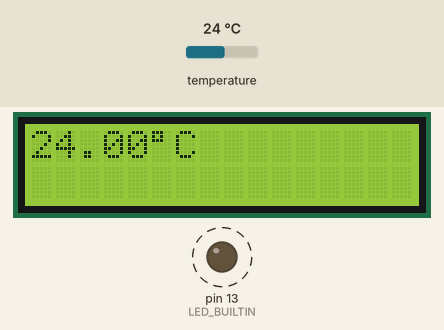
Bench run of a program on a simulated Arduino Uno, built with avr-gcc and run on an emulated ATmega328P. Parts: 16×2 character LCD, output pins drawn as LEDs (lit = HIGH). Dashed ring = blinking. The inputs (shaded band) are chosen by the test bench; at power-on: temperature 24 °C. What the program prints to the serial monitor is not drawn.

Above: at 2.2 s.
2.3 s: temperature set to 12 °C
At 5.3 s:
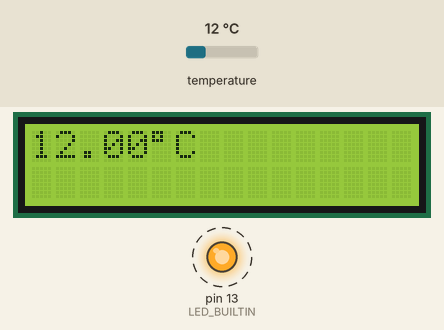
7.5 s: temperature set to 19 °C
At 10.6 s:
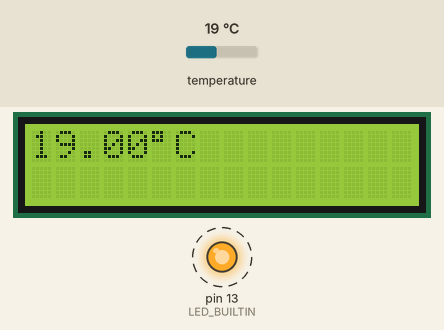
11.5 s: temperature set to 28 °C
At 14.2 s:
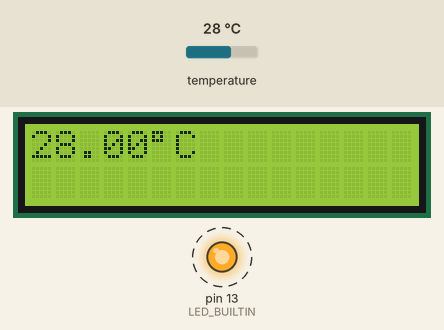
Timing chart, 0 to 21.1 s (numbered marks = the images above; inputs shaded):
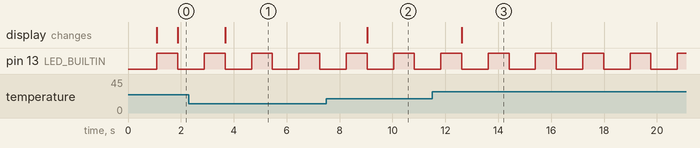

The program:

main.cpp
```cpp
// (licence header left out)
#include "Arduino.h"
#include <OneWire.h>
#include <DallasTemperature.h>
#include <Wire.h>
#include <LiquidCrystal_I2C.h>

#define LED_BUILTIN 13
#define ONE_WIRE_BUS 2

OneWire oneWire(ONE_WIRE_BUS);
DallasTemperature sensors(&oneWire);

#define I2C_ADDR 0x3f

LiquidCrystal_I2C lcd(I2C_ADDR, 16, 2);

void setup()
{
	pinMode(LED_BUILTIN, OUTPUT);

	Serial.begin(9600);

	sensors.begin();

	Wire.begin();

	lcd.init();
	lcd.backlight();
	lcd.home();
	lcd.clear();
	lcd.print("HELLO!");
	delay(1000);
	lcd.clear();
}

void loop()
{
	digitalWrite(LED_BUILTIN, HIGH);

	sensors.requestTemperatures();
	Serial.print("Temperature is: ");
	Serial.println(sensors.getTempCByIndex(0));

	lcd.home();
	lcd.print(sensors.getTempCByIndex(0));
	lcd.print("\xDF");
	lcd.print("C   ");

	digitalWrite(LED_BUILTIN, LOW);

	delay(1000);
}
```

Measured:
- after the input at 2.3 s, the display: changes after 1.4 s (image 1)
- after the input at 7.5 s, the display: changes after 1.5 s (image 2)
- after the input at 11.5 s, the display: changes after 1.1 s (image 3)
- by itself, pin 13 (LED_BUILTIN): alternates HIGH for 0.79 s and LOW for 1.0 s
